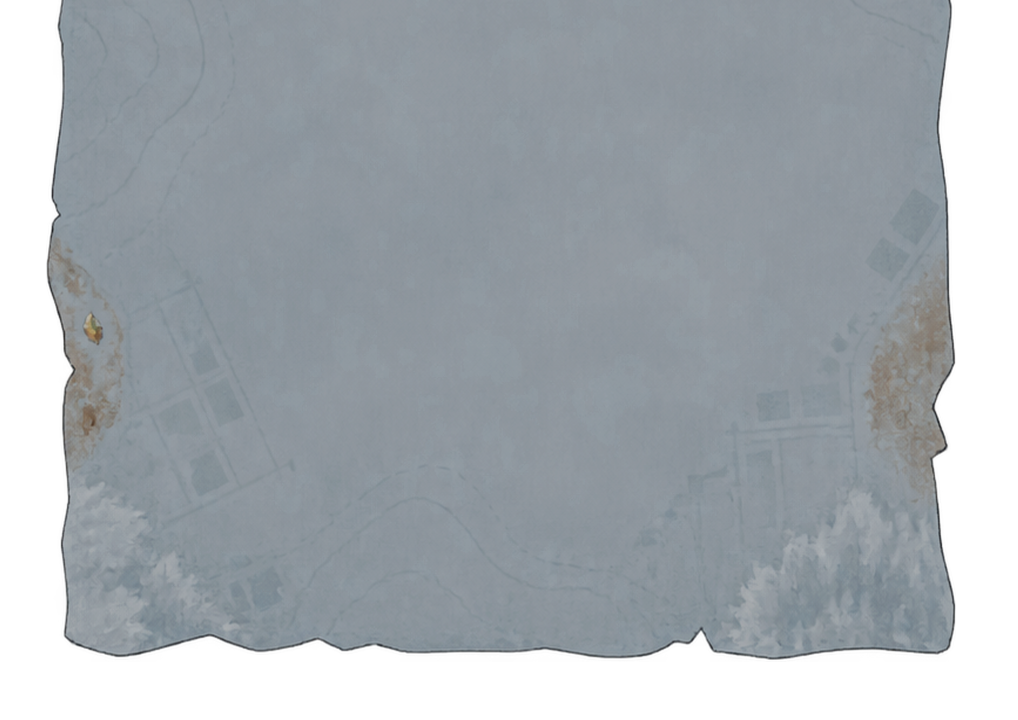
#> input picture assets/images/map/map_bottom_chernobog_act.png, 2036 x 1440 px, given in place of map_middle_hive.png, which was not available (shown at 1/2 size)
$ python preview_map_nodes.py
#> lines starting #> are read from the running program, lines starting #| are printed output that depends on the picture; pictures that were not available may be replaced by others from this repository, and a replacement may not be noted
"""按原版 normal_map_point 的着色规则模拟地图节点在纸面上的样子，用来调纸面明度与 MapBgColor。

原版规则（normal_map_point.tscn + normal_map_point.gdshader + NNormalMapPoint._Ready）：
- 图标像素与 initial_color(0.706, 0.616, 0.537) 的 RGB 距离 < 0.5 时换成 map_color = MapBgColor.Lerp(灰, 0.5)；
- 不可达状态图标 self_modulate 为白色 50% 透明；
- 描边 Outline 的 modulate = MapBgColor，垫在图标下面。
"""
from pathlib import Path
import numpy as np
from PIL import Image, ImageDraw

ART = Path(__file__).resolve().parent.parent
ICONS = ART / "reference" / "map_icons"
OUT = ART / "codex" / "previews"
INITIAL = np.array([0.705882, 0.615686, 0.537255])
NAMES = ["map_monster", "map_elite", "map_unknown", "map_rest", "map_shop"]


def hex_rgb(h: str) -> np.ndarray:
    return np.array([int(h[i:i + 2], 16) for i in (0, 2, 4)]) / 255.0


def node(name: str, bg: np.ndarray, alpha: float) -> tuple[Image.Image, Image.Image]:
    icon = np.asarray(Image.open(ICONS / f"{name}.tres").convert("RGBA")).astype(float) / 255
    face = np.linalg.norm(icon[..., :3] - INITIAL, axis=-1) < 0.5
    map_color = bg * 0.5 + 0.5 * 0.5
    icon[face, :3] = map_color
    icon[..., 3] *= alpha
    outline = np.asarray(Image.open(ICONS / f"{name}_outline.tres").convert("RGBA")).astype(float) / 255
    outline[..., :3] = outline[..., :3] * bg
    to_img = lambda a: Image.fromarray((a * 255).clip(0, 255).astype(np.uint8), "RGBA")
    return to_img(icon), to_img(outline)


def panel(title: str, paper: Image.Image, bg_hex: str, alpha: float) -> Image.Image:
    canvas = paper.convert("RGBA").resize((560, 150))
    bg = hex_rgb(bg_hex)
    x = 20
    for name in NAMES:
        icon, outline = node(name, bg, alpha)
        oy = (150 - outline.height) // 2
        canvas.alpha_composite(outline, (x, oy))
        canvas.alpha_composite(icon, (x + (outline.width - icon.width) // 2, oy + (outline.height - icon.height) // 2))
        x += outline.width + 12
    ImageDraw.Draw(canvas).text((8, 4), title, fill=(0, 0, 0))
    return canvas


def paper_crop(path: Path) -> Image.Image:
    img = Image.open(path).convert("RGBA")
#> img is the input picture: PIL image 2036x1440 RGBA; mean R, G, B, A 112, 118.7, 124.2, 198.5
    return img.crop((700, 500, 1260, 650))
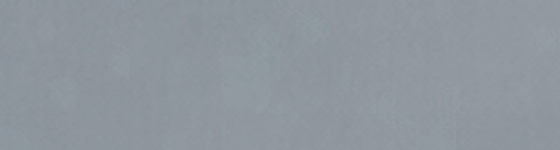
#> returned value: PIL image 560x150 RGBA; mean R, G, B, A 142.6, 150.8, 158.2, 252.9; transparent parts drawn white


hive = paper_crop(ART / "reference" / "hive" / "map_middle_hive.png")
ours_old = Image.new("RGBA", (560, 150), (0xBA, 0xC4, 0xCE, 255))
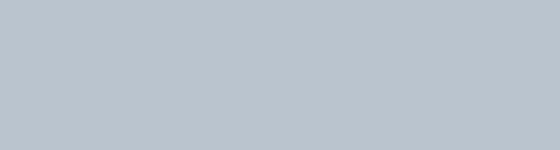
#> ours_old: PIL image 560x150 RGBA; mean R, G, B, A 186, 196, 206, 255
ours_new = paper_crop(ART / "final" / "map" / "map_middle_chernobog_act.png")
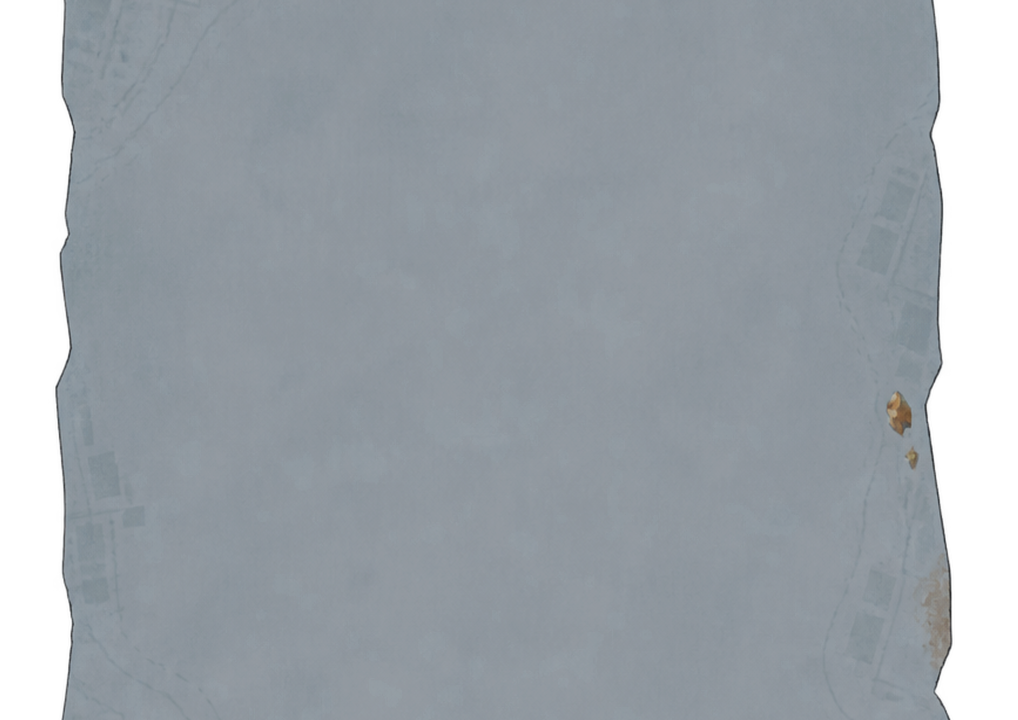
#> input picture assets/images/map/map_middle_chernobog_act.png, 2036 x 1440 px, found by its file name (shown at 1/2 size)
#> in paper_crop, img is the input picture: PIL image 2036x1440 RGBA; mean R, G, B, A 122.8, 130.1, 136.4, 217.4
rows = [
    panel("vanilla hive: paper #9C9663, MapBgColor 9B9562", hive, "9B9562", 0.5),
    panel("ours before: paper #BAC4CE, MapBgColor 8C98A3", ours_old, "8C98A3", 0.5),
    panel("ours after: paper #8D969D, MapBgColor 8D969D", ours_new, "8D969D", 0.5),
    panel("ours after, reachable (alpha 1)", ours_new, "8D969D", 1.0),
]
#> (the run stopped early here; a loop or call above may not have finished)
